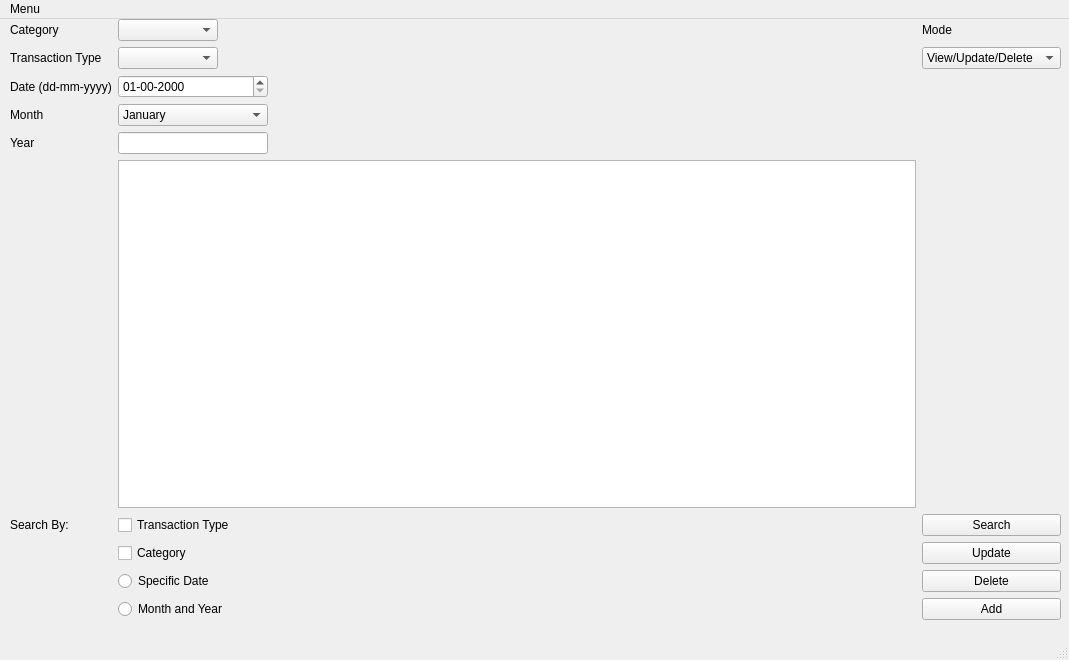
<?xml version="1.0" encoding="UTF-8"?>
<ui version="4.0">
 <class>MainWindow</class>
 <widget class="QMainWindow" name="MainWindow">
  <property name="geometry">
   <rect>
    <x>0</x>
    <y>0</y>
    <width>1069</width>
    <height>660</height>
   </rect>
  </property>
  <property name="windowTitle">
   <string>MainWindow</string>
  </property>
  <widget class="QWidget" name="centralwidget">
   <widget class="QWidget" name="formLayoutWidget_3">
    <property name="geometry">
     <rect>
      <x>10</x>
      <y>0</y>
      <width>1051</width>
      <height>601</height>
     </rect>
    </property>
    <layout class="QGridLayout" name="gridLayout_2">
     <item row="13" column="2">
      <widget class="QRadioButton" name="radSpecificDate">
       <property name="maximumSize">
        <size>
         <width>200</width>
         <height>16777215</height>
        </size>
       </property>
       <property name="text">
        <string>Specific Date</string>
       </property>
      </widget>
     </item>
     <item row="5" column="0">
      <widget class="QLabel" name="lblYear">
       <property name="text">
        <string>Year</string>
       </property>
      </widget>
     </item>
     <item row="5" column="2">
      <widget class="QLineEdit" name="txtYear">
       <property name="maximumSize">
        <size>
         <width>150</width>
         <height>16777215</height>
        </size>
       </property>
      </widget>
     </item>
     <item row="10" column="6">
      <widget class="QPushButton" name="btnSearch_2">
       <property name="maximumSize">
        <size>
         <width>250</width>
         <height>16777215</height>
        </size>
       </property>
       <property name="text">
        <string>Search</string>
       </property>
      </widget>
     </item>
     <item row="12" column="2">
      <widget class="QCheckBox" name="chkboxCategory">
       <property name="maximumSize">
        <size>
         <width>100</width>
         <height>16777215</height>
        </size>
       </property>
       <property name="text">
        <string>Category</string>
       </property>
      </widget>
     </item>
     <item row="2" column="2">
      <widget class="QDateEdit" name="dtSpecificDate">
       <property name="maximumSize">
        <size>
         <width>150</width>
         <height>16777215</height>
        </size>
       </property>
       <property name="displayFormat">
        <string>dd-mm-yyyy</string>
       </property>
      </widget>
     </item>
     <item row="1" column="2">
      <widget class="QComboBox" name="cmbTransactionType">
       <property name="maximumSize">
        <size>
         <width>100</width>
         <height>16777215</height>
        </size>
       </property>
      </widget>
     </item>
     <item row="10" column="0">
      <widget class="QLabel" name="lblSearchBy">
       <property name="text">
        <string>Search By:</string>
       </property>
      </widget>
     </item>
     <item row="0" column="2">
      <widget class="QComboBox" name="cmbCategory">
       <property name="maximumSize">
        <size>
         <width>100</width>
         <height>16777215</height>
        </size>
       </property>
      </widget>
     </item>
     <item row="1" column="0">
      <widget class="QLabel" name="lblTransactionType">
       <property name="text">
        <string>Transaction Type</string>
       </property>
      </widget>
     </item>
     <item row="3" column="2">
      <widget class="QComboBox" name="cmbMonth">
       <property name="maximumSize">
        <size>
         <width>150</width>
         <height>16777215</height>
        </size>
       </property>
       <item>
        <property name="text">
         <string>January</string>
        </property>
       </item>
       <item>
        <property name="text">
         <string>February</string>
        </property>
       </item>
       <item>
        <property name="text">
         <string>March</string>
        </property>
       </item>
       <item>
        <property name="text">
         <string>April</string>
        </property>
       </item>
       <item>
        <property name="text">
         <string>May</string>
        </property>
       </item>
       <item>
        <property name="text">
         <string>June</string>
        </property>
       </item>
       <item>
        <property name="text">
         <string>July</string>
        </property>
       </item>
       <item>
        <property name="text">
         <string>August</string>
        </property>
       </item>
       <item>
        <property name="text">
         <string>September</string>
        </property>
       </item>
       <item>
        <property name="text">
         <string>October</string>
        </property>
       </item>
       <item>
        <property name="text">
         <string>November</string>
        </property>
       </item>
       <item>
        <property name="text">
         <string>December</string>
        </property>
       </item>
      </widget>
     </item>
     <item row="10" column="2">
      <widget class="QCheckBox" name="chkboxTransactionType">
       <property name="maximumSize">
        <size>
         <width>150</width>
         <height>16777215</height>
        </size>
       </property>
       <property name="text">
        <string>Transaction Type</string>
       </property>
      </widget>
     </item>
     <item row="3" column="0">
      <widget class="QLabel" name="lblMonth">
       <property name="text">
        <string>Month</string>
       </property>
      </widget>
     </item>
     <item row="0" column="0">
      <widget class="QLabel" name="lblCategory">
       <property name="text">
        <string>Category</string>
       </property>
      </widget>
     </item>
     <item row="2" column="0">
      <widget class="QLabel" name="lblDate">
       <property name="text">
        <string>Date (dd-mm-yyyy)</string>
       </property>
      </widget>
     </item>
     <item row="14" column="2">
      <widget class="QRadioButton" name="radMonthYear">
       <property name="text">
        <string>Month and Year</string>
       </property>
      </widget>
     </item>
     <item row="12" column="6">
      <widget class="QPushButton" name="btnUpdate">
       <property name="text">
        <string>Update</string>
       </property>
      </widget>
     </item>
     <item row="13" column="6">
      <widget class="QPushButton" name="btnDelete">
       <property name="text">
        <string>Delete</string>
       </property>
      </widget>
     </item>
     <item row="14" column="6">
      <widget class="QPushButton" name="btnAddTransaction_2">
       <property name="text">
        <string>Add</string>
       </property>
      </widget>
     </item>
     <item row="0" column="6">
      <widget class="QLabel" name="lblMode">
       <property name="text">
        <string>Mode</string>
       </property>
      </widget>
     </item>
     <item row="1" column="6">
      <widget class="QComboBox" name="cmbMode">
       <item>
        <property name="text">
         <string>View/Update/Delete</string>
        </property>
       </item>
       <item>
        <property name="text">
         <string>Add Transaction</string>
        </property>
       </item>
      </widget>
     </item>
     <item row="9" column="2">
      <widget class="QTableWidget" name="tblTransactions_2"/>
     </item>
    </layout>
   </widget>
  </widget>
  <widget class="QMenuBar" name="menubar">
   <property name="geometry">
    <rect>
     <x>0</x>
     <y>0</y>
     <width>1069</width>
     <height>21</height>
    </rect>
   </property>
   <widget class="QMenu" name="menuMenu">
    <property name="title">
     <string>Menu</string>
    </property>
    <addaction name="actionReturn_to_Main_Menu"/>
    <addaction name="actionView_Total_Amount_in_Expenses"/>
    <addaction name="actionView_Total_Amount_in_Income"/>
   </widget>
   <addaction name="menuMenu"/>
  </widget>
  <widget class="QStatusBar" name="statusbar"/>
  <action name="actionReturn_to_Main_Menu">
   <property name="text">
    <string>Return to Main Menu</string>
   </property>
  </action>
  <action name="actionView_Total_Amount_in_Expenses">
   <property name="text">
    <string>View Total Amount in Expenses</string>
   </property>
  </action>
  <action name="actionView_Total_Amount_in_Income">
   <property name="text">
    <string>View Total Amount in Income</string>
   </property>
  </action>
 </widget>
 <resources/>
 <connections/>
</ui>
